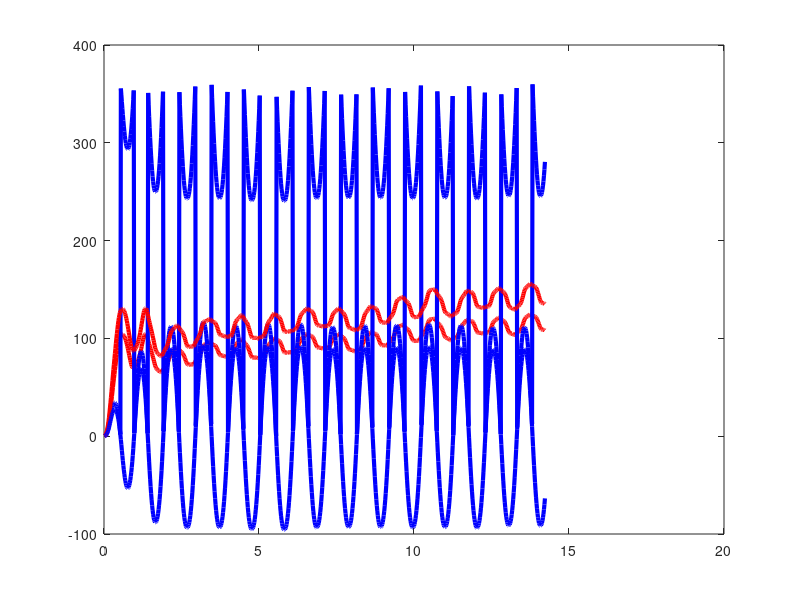
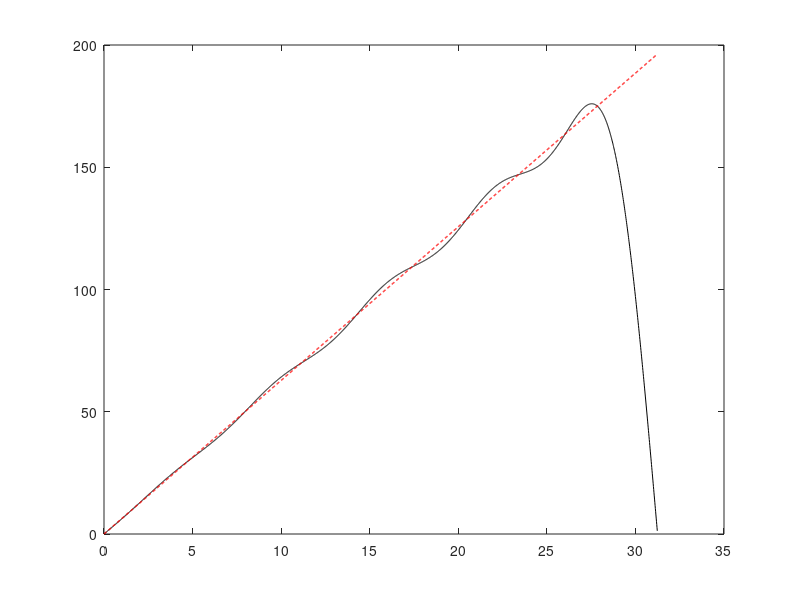
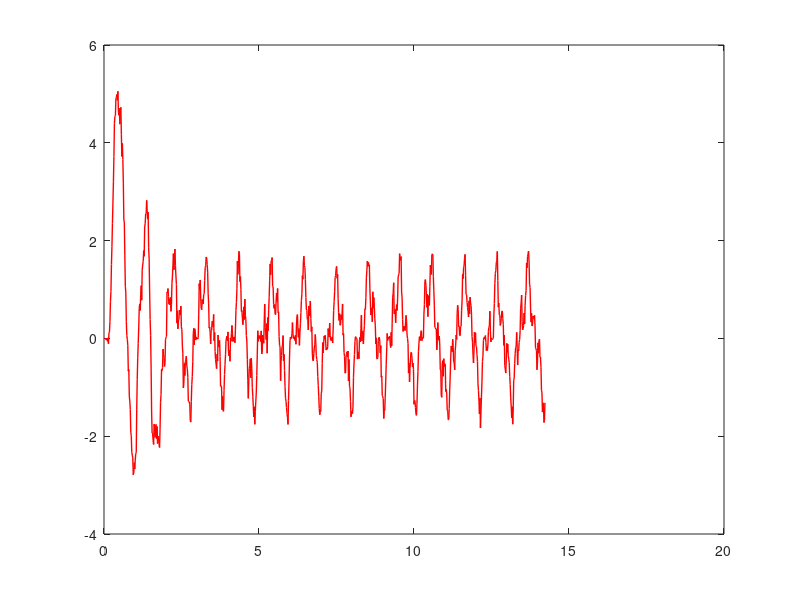
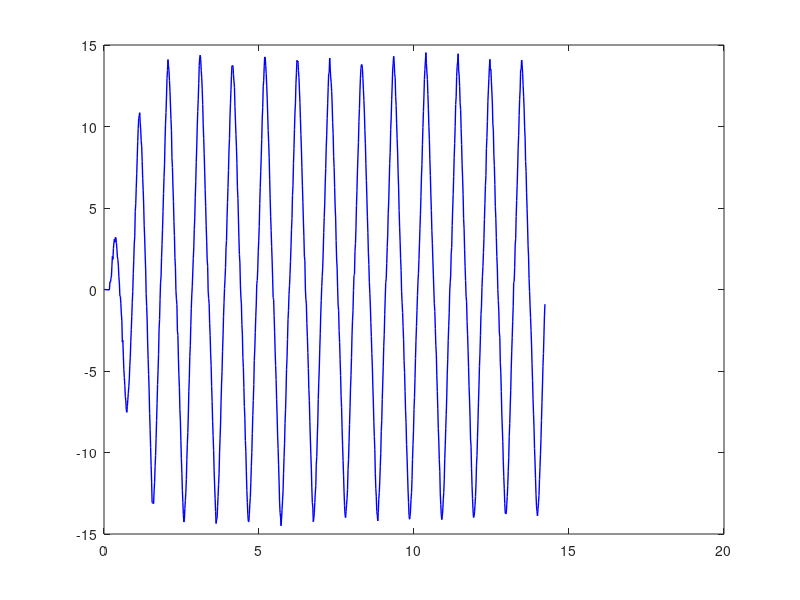

Write MATLAB code to recreate these figures, in order.
%%
close all
clear all
PP=load('Iden_IA_Senario1.txt');

%%
PP(:,9)=PP(:,9)/5;
PP(:,10)=PP(:,10)/4;
%%

plot(PP(:,1),mod(PP(:,9),360),'r','LineWidth',3);
hold on;
plot(PP(:,1),mod(PP(:,10),360),'b','LineWidth',3);
%%
plot(PP(:,1),PP(:,2),'r','LineWidth',3);
hold on;
plot(PP(:,1),PP(:,3),'b','LineWidth',3);

%% Filtrage des données 
Fs=1/0.016; %fréquence d'échantillonage (hz)
N=2000;
G = pi*Fs;
B = G*firpm(20,[0 0.9],[0 0.9], 'd');
[H,f] = freqz(B,1,N,Fs);
figure;
plot(f,abs(H),'k-',f,2*pi*f,'r--','LineWidth',1);                %                   (20h27)
%% Application du filtre dérivateur 
yq1 = filter(B,1,PP(:,9)*(pi/180));
yq2 = filter(B,1,PP(:,10)*(pi/180));
figure;
plot(PP(:,1),yq1,'r','LineWidth',1);
figure;
plot(PP(:,1),yq2,'b','LineWidth',1);

%% Application du filtre dérivateur 
ydq1 = filter(B,1,yq1);
ydq2 = filter(B,1,yq2);
figure;
plot(PP(:,1),ydq1,'r','LineWidth',1);
figure;
plot(PP(:,1),ydq2,'b','LineWidth',1);


%% Identification

W=zeros(2,9);
Y=zeros(2,1);

for i=1: length(PP)
    %q1=filter(b,a,P(i,2));
    %q2=filter(b,a,P(i,3))+pi;
    %dq1=filter(b,a,P(i,4));
    %dq2=filter(b,a,P(i,5));
    %ddq1=filter(b,a,P(i,6));
    %ddq2=filter(b,a,P(i,7));
    %tau=filter(b,a,P(i,8));
    
    q1=mod(PP(i,9),360);
    q2=mod(PP(i,10),360);
    dq1=yq1(i);
    dq2=yq2(i);
    ddq1=ydq1(i);
    ddq2=ydq2(i);
    tau=PP(i,8);
    D=[ddq1*(sin(q2)^2)+2*dq1*dq2*cos(q2)*sin(q2)  ddq1   ddq2*cos(q2)-(dq2^2)*sin(q2) 0        0           dq1 sign(q1) 0      0;
                 -cos(q2)*sin(q2)*(dq1^2)             0   ddq1*cos(q2)               ddq2     sin(q2)      0    0     dq2 sign(q2)];
    y=[tau;0];
    W=[W;D];
    Y=[Y;y];
end
W=W(3:length(W),:);
Y=Y(3:length(Y),:);

%%
p=pinv(W)*Y

sprintf('%.15f',p')
    
%% Validation 
Tau=W*p;
T1= zeros(length(PP),1);
k=1;
for j=1:length(Tau)
   if mod(j,2)== 1
       T1(k,1)=Tau(j,1);
       k=k+1;
   end
end;

%%
figure
    cb1=plot(PP(:,1),0.35*PP(:,8)+0.108,'b-');
    hold on
    cb2=plot(PP(:,1),T1(:,1),'r-');
    set(cb1,'LineWidth',2);
     set(cb2,'LineWidth',2);
    Xl=xlabel('t   (en secondes)');
    tl=title(['couple moteur']);
    set(tl,'FontSize',18);
    set(tl,'FontWeight','bold');
    set(Xl,'FontSize',12);
    set(gca,'FontSize',14);
    
    
fd = 10;
fa =15;
N = 10000;
Wp = 2*fd/Fs;
Ws = 2*fa/Fs;
Rp = 0.1;
Rs = 50;
[n,Wn] = buttord(Wp,Ws,3,Rs);   % 3dB attenuation à fd
[b,a] = butter(8,0.35);
figure;
[b1,a1] = butter(5,0.3);
[b2,a2] = butter(10,0.1);
cb1=plot(PP(:,1)-PP(58,1),1.1*(0.23*filter(b,a,PP(:,8))+0.128),'k-');
hold on
    cb2=plot(PP(:,1)-PP(72,1),1.1*filter(b1,a1,T1(:,1)),'r-');
    hold on
    cb3=plot(PP(:,1)-PP(76,1),1.1*(0.225*filter(b2,a2,PP(:,8))+0.1287),'b-');
    set(cb1,'LineWidth',2);
    set(cb2,'LineWidth',2);
    set(cb3,'LineWidth',2);
    Xl=xlabel('Time [s]');
    Xll=ylabel('Motor Torque [N.m]');
    set(tl,'FontSize',18);
    set(tl,'FontWeight','bold');
    set(Xl,'FontSize',9,'FontWeight','bold');
    set(Xll,'FontSize',9,'FontWeight','bold');
    set(gca,'FontSize',10);
    grid on;
    xlim([1,10])
    ylim([0.17,0.2])
    legend('measured \tau filtered','Estimated \tau filtered with LSMI','Estimated \tau filtered with IA','FontSize',13);
s=0; 
ss=0;
for i=1:800
    s=s+(0.23*filter(b,a,PP(i,8))+0.128 -filter(b1,a1,T1(i,1))).^2;
    ss=ss+(0.23*filter(b,a,PP(i,8))+0.128 -0.225*filter(b2,a2,PP(i,8))+0.1287).^2;
%     MSE=mean((0.23*filter(b,a,PP(i,8))+0.128 -filter(b1,a1,T1(i,1))).^2)   % Mean Squared Error
%     RMSE = sqrt(mean((0.23*filter(b,a,PP(i,8))+0.128 -filter(b1,a1,T1(i,1))).^2));  % Root Mean Squared Error
end
MSE1=s/800
RMSE1=sqrt(MSE1)
MSE2=ss/800
RMSE2=sqrt(MSE2)
